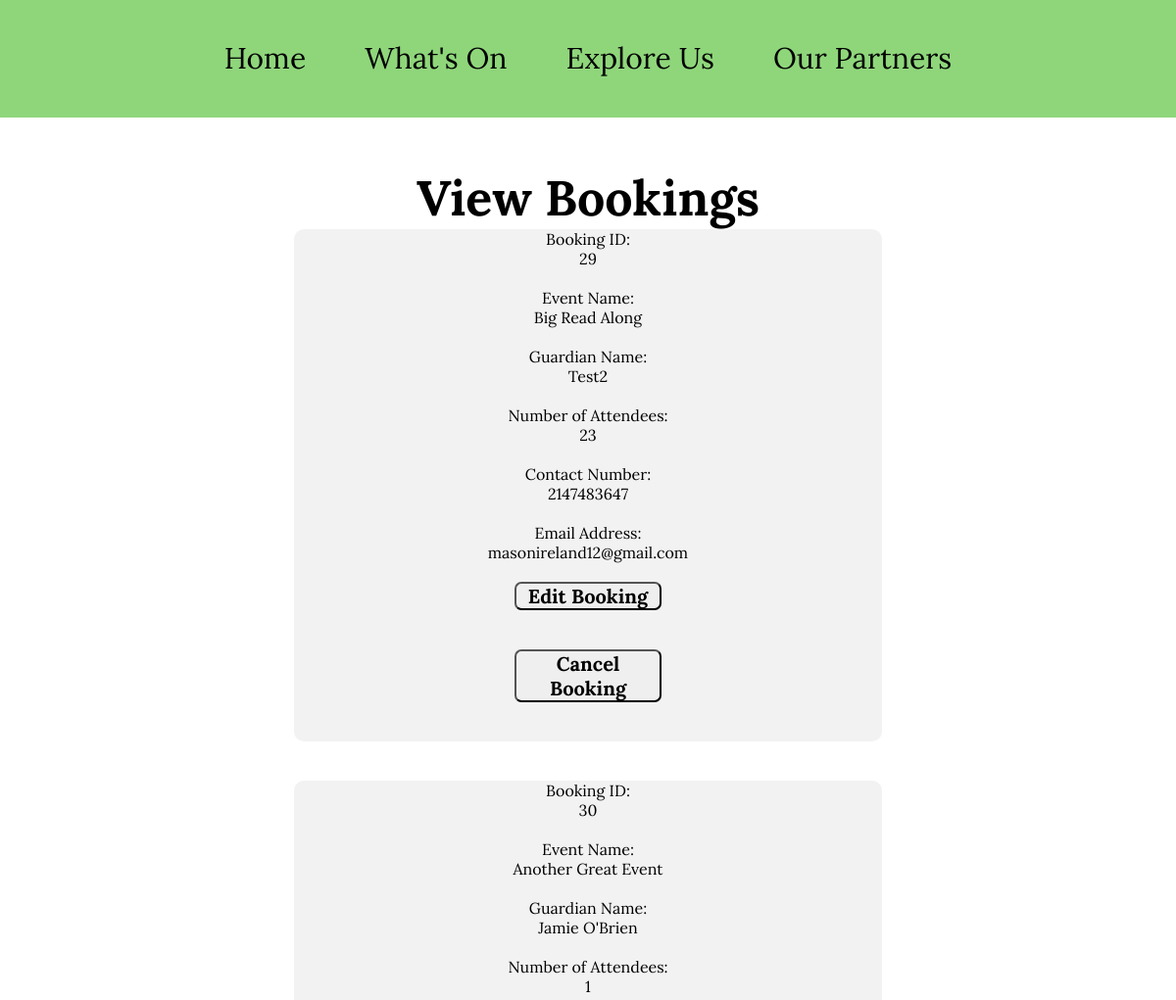
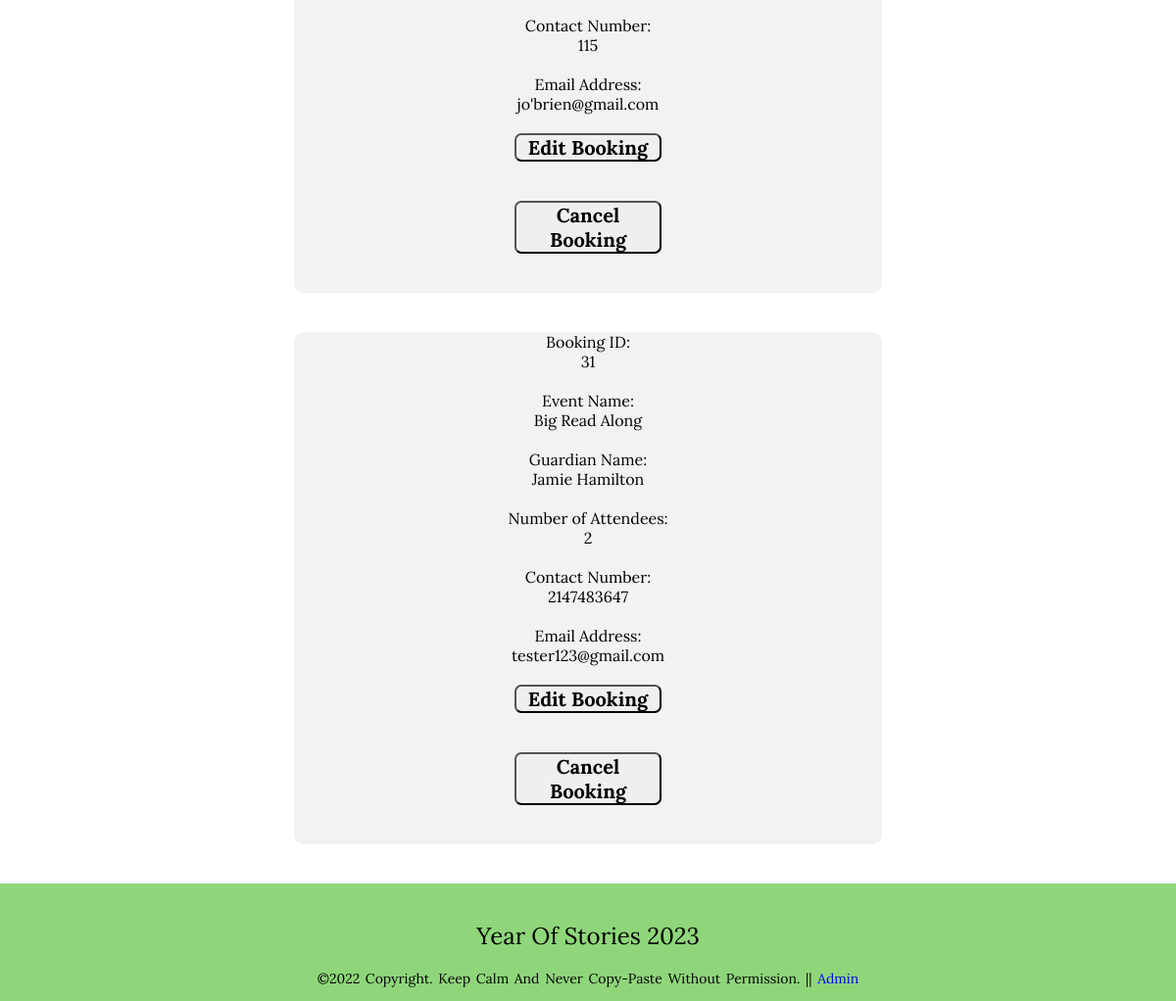
The page /viewBookings.php on the database its author committed (2 pictures, top to bottom).
### tables this page shows
CREATE TABLE `bookings` (
  `bookingID` int(11) NOT NULL,
  `eventName` varchar(255) NOT NULL,
  `parentName` varchar(255) NOT NULL,
  `noOfAttendees` int(11) NOT NULL,
  `contactNumber` int(20) NOT NULL,
  `emailAddress` varchar(50) NOT NULL
);

### viewBookings.php (the view, shortened to what this page needs)
<!DOCTYPE html>
<html lang="en">
<head>
  <link rel="stylesheet" href="stylesheet.css">
</head>
</body>
<div class="header">
<div class="navBar">
  <div id="nav">
      <ul>
        <li><a href="index.php">Home</a></li>
        <li><a href="activities.php">What's On</a></li>
        <li><a href="exploreUs.php">Explore Us</a></li>
        <li><a href="partners.php">Our Partners</a></li>
      </ul>
    </div>
</div>
</div>
<h1 class="title">View Bookings</h1>
<?php
include "connect.php";
$sql = "SELECT * FROM bookings";
$result = mysqli_query($con, $sql);
if(mysqli_num_rows($result) > 0){
	while($row = mysqli_fetch_assoc($result)){
	echo "<div class='detailsInfo'>".
         "<p class='paragraph'>Booking ID: <br>" .$row["bookingID"].
	         "<br><br>Event Name: <br>".$row["eventName"].
	         "<br><br>Guardian Name: <br>" .$row["parentName"].
			 "<br><br>Number of Attendees: <br>" .$row["noOfAttendees"].
			 "<br><br>Contact Number: <br>" .$row["contactNumber"].
			 "<br><br>Email Address: <br>" .$row["emailAddress"].
			 "<a href='editBookingPage.php?ID=" .$row["bookingID"]. "'>".
			 "<br><br><button id='adminButton' type='button'>Edit Booking</button>".
			 "</a>".
			 "<a href='removeBooking.php?ID=" .$row["bookingID"]. "'>".
			 "<br><button id='adminButton' type='button'>Cancel Booking</button>".
			 "</br>".
			 "</a>".
			 "</p>".
	         "</div><br><br>";
	}
}
else {
	echo "<p> No bookings have been found in the booking database! </p>";
}
?>
<footer>
  <div class="footer-content">
      <h3>Year of Stories 2023</h3>
      <p>&copy;2022 Copyright. Keep Calm and Never Copy-Paste Without Permission.  || <a href='adminLogon.php'> Admin </p>
  </div>
</footer>
</body>

### connect.php (shortened to what this page needs)
<!DOCTYPE html>
<html>
<body>
</body>
</html>

### stylesheet.css (style rules this page uses)
* { margin: 0; padding: 0; font-family: 'Lora', serif; }
.detailsInfo { background-color: #f2f2f2; width: 600px; margin-left: auto; margin-right: auto; border-top-left-radius: 10px; border-top-right-radius: 10px; border-bottom-left-radius: 10px; border-bottom-right-radius: 10px; }
html { scroll-behavior: smooth; }
h3 { text-align: center; font-weight: 600; margin: 10px 0; }
.header { background-color:#8fd67b; color:#e0e0eb; text-align: center; width: 100%; font-size: 100px; font-family: Verdana, Geneva, sans-serif; height: 120px; }
.navBar { width: 100%; font-size: 30px; color: #036; font-family: Verdana, Geneva, sans-serif; }
.title { text-align: center; font-size: 50px; display: block; padding-top: 50px; }
.paragraph { text-align: center; }
#adminButton { font-size: 20px; width: 150px; font-weight: bold; border-top-left-radius: 7px; border-top-right-radius: 7px; border-bottom-left-radius: 7px; border-bottom-right-radius: 7px; display: block; margin-left: auto; margin-right: auto; text-align: center; margin-bottom: 20px; }
#nav ul { float: none; width: auto; display:inline-block; margin: auto; padding: 40px; list-style-type: none; }
#nav li { float: left; }
#nav a { color: #000; background-color:#7ed957; padding: 20px 30px; text-decoration: none; }
#nav a { color: #000; background-color:#8fd67b; padding: 20px 30px; text-decoration: none; }
footer { background:#8fd67b; height: 100px; width: 100vw; font-family: "Lora"; padding-top: 20px; color:#e0e0eb; }
.footer-content { display: flex; align-items: center; justify-content: center; flex-direction: column; text-align: center; }
.footer-content h3 { font-size: 1.8rem; font-weight: 400; text-transform: capitalize; line-height: 3rem; font-size: 24px; color: black; }
.footer-content p { font-size: 14px; word-spacing: 2px; text-transform: capitalize; color: black; }
a { text-decoration: none; }

### rows shown on the page
bookings: bookingID "29", eventName "Big Read Along", parentName "Test2", noOfAttendees "23", contactNumber "2147483647", emailAddress "masonireland12@gmail.com"
bookings: bookingID "30", eventName "Another Great Event", parentName "Jamie O'Brien", noOfAttendees "1", contactNumber "115", emailAddress "jo'brien@gmail.com"
bookings: bookingID "31", eventName "Big Read Along", parentName "Jamie Hamilton", noOfAttendees "2", contactNumber "2147483647", emailAddress "tester123@gmail.com"
